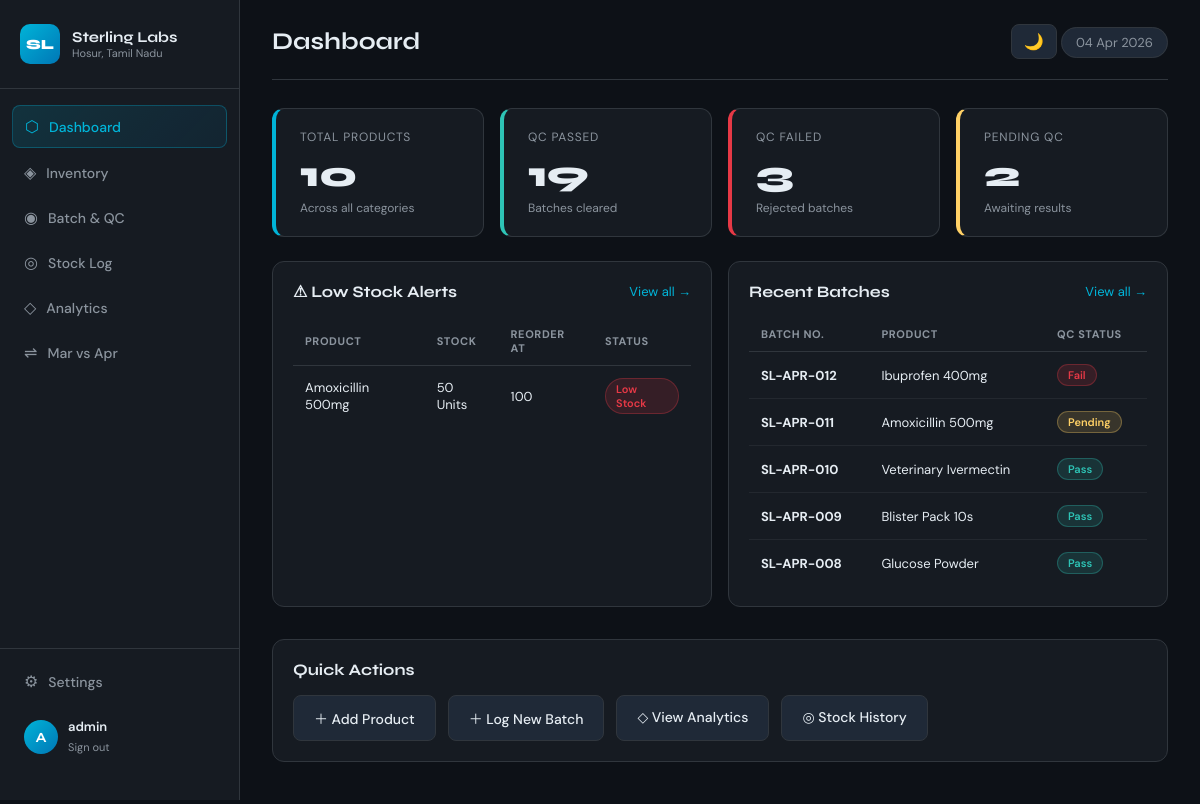
The page / (signed in) on the database its author committed.
### tables this page shows
CREATE TABLE products (
        id INTEGER PRIMARY KEY AUTOINCREMENT,
        product_name TEXT NOT NULL,
        product_type TEXT NOT NULL,
        unit TEXT NOT NULL,
        reorder_level INTEGER DEFAULT 50,
        current_stock INTEGER DEFAULT 0
    );

CREATE TABLE batches (
        id INTEGER PRIMARY KEY AUTOINCREMENT,
        batch_number TEXT NOT NULL UNIQUE,
        product_id INTEGER NOT NULL,
        manufacture_date TEXT NOT NULL,
        expiry_date TEXT NOT NULL,
        quantity INTEGER NOT NULL,
        qc_status TEXT DEFAULT 'Pending',
        ph_level TEXT, purity TEXT, moisture TEXT, remarks TEXT,
        created_at TEXT DEFAULT CURRENT_TIMESTAMP,
        FOREIGN KEY (product_id) REFERENCES products(id)
    );

### app.py (the view)
@app.route('/')
@login_required
def index():
    conn = get_db()
    total_products = conn.execute('SELECT COUNT(*) FROM products').fetchone()[0]
    total_batches  = conn.execute('SELECT COUNT(*) FROM batches').fetchone()[0]
    passed  = conn.execute("SELECT COUNT(*) FROM batches WHERE qc_status='Pass'").fetchone()[0]
    failed  = conn.execute("SELECT COUNT(*) FROM batches WHERE qc_status='Fail'").fetchone()[0]
    pending = conn.execute("SELECT COUNT(*) FROM batches WHERE qc_status='Pending'").fetchone()[0]
    low_stock      = conn.execute('SELECT * FROM products WHERE current_stock < reorder_level').fetchall()
    recent_batches = conn.execute('''SELECT b.*,p.product_name FROM batches b
        JOIN products p ON b.product_id=p.id ORDER BY b.id DESC LIMIT 5''').fetchall()
    conn.close()
    return render_template('index.html', total_products=total_products, total_batches=total_batches,
                           passed=passed, failed=failed, pending=pending,
                           low_stock=low_stock, recent_batches=recent_batches)

### app.py (called while the page is built)
def get_db():
    conn = sqlite3.connect(DB_PATH)
    conn.row_factory = sqlite3.Row
    return conn

def login_required(f):
    @wraps(f)
    def decorated(*args, **kwargs):
        if 'user_id' not in session:
            return redirect(url_for('login'))
        return f(*args, **kwargs)
    return decorated

@app.context_processor
def inject_globals():
    return {'now': datetime.now().strftime('%d %b %Y'), 'current_user': session.get('username','')}

### templates/index.html (shortened to what this page needs)
{% extends 'base.html' %}
{% block page_title %}Dashboard{% endblock %}
{% block content %}
<div class="stats-grid">
    <div class="stat-card stat-blue">
        <div class="stat-label">Total Products</div>
        <div class="stat-value">{{ total_products }}</div>
        <div class="stat-hint">Across all categories</div>
    </div>
    <div class="stat-card stat-green">
        <div class="stat-label">QC Passed</div>
        <div class="stat-value">{{ passed }}</div>
        <div class="stat-hint">Batches cleared</div>
    </div>
    <div class="stat-card stat-red">
        <div class="stat-label">QC Failed</div>
        <div class="stat-value">{{ failed }}</div>
        <div class="stat-hint">Rejected batches</div>
    </div>
    <div class="stat-card stat-yellow">
        <div class="stat-label">Pending QC</div>
        <div class="stat-value">{{ pending }}</div>
        <div class="stat-hint">Awaiting results</div>
    </div>
</div>
<div class="two-col">
    <div class="card">
        <div class="card-header">
            <h2>⚠ Low Stock Alerts</h2>
            <a href="{{ url_for('inventory') }}" class="btn-link">View all →</a>
        </div>
        {% if low_stock %}
        <table class="table">
            <thead><tr><th>Product</th><th>Stock</th><th>Reorder At</th><th>Status</th></tr></thead>
            <tbody>
            {% for p in low_stock %}
            <tr>
                <td>{{ p['product_name'] }}</td>
                <td>{{ p['current_stock'] }} {{ p['unit'] }}</td>
                <td>{{ p['reorder_level'] }}</td>
                <td><span class="badge badge-danger">Low Stock</span></td>
            </tr>
            {% endfor %}
            </tbody>
        </table>
        {% else %}
        <div class="empty-state">✅ All products are sufficiently stocked</div>
        {% endif %}
    </div>
    <div class="card">
        <div class="card-header">
            <h2>Recent Batches</h2>
            <a href="{{ url_for('batches') }}" class="btn-link">View all →</a>
        </div>
        <table class="table">
            <thead><tr><th>Batch No.</th><th>Product</th><th>QC Status</th></tr></thead>
            <tbody>
            {% for b in recent_batches %}
            <tr>
                <td><strong>{{ b['batch_number'] }}</strong></td>
                <td>{{ b['product_name'] }}</td>
                <td>
                    <span class="badge
                        {% if b['qc_status'] == 'Pass' %}badge-success
                        {% elif b['qc_status'] == 'Fail' %}badge-danger
                        {% else %}badge-warning{% endif %}">
                        {{ b['qc_status'] }}
                    </span>
                </td>
            </tr>
            {% endfor %}
            </tbody>
        </table>
    </div>
</div>
<div class="card quick-actions-card">
    <h2>Quick Actions</h2>
    <div class="quick-actions">
        <a href="{{ url_for('add_product') }}" class="action-btn">＋ Add Product</a>
        <a href="{{ url_for('add_batch') }}" class="action-btn">＋ Log New Batch</a>
        <a href="{{ url_for('analytics') }}" class="action-btn">◇ View Analytics</a>
        <a href="{{ url_for('stock_log') }}" class="action-btn">◎ Stock History</a>
    </div>
</div>
{% endblock %}

### templates/base.html (shortened to what this page needs)
<!DOCTYPE html>
<html lang="en">
<head>
    <link rel="stylesheet" href="{{ url_for('static', filename='style.css') }}">
</head>
<body id="appBody">
    <nav class="sidebar">
        <div class="brand">
            <div class="brand-icon">SL</div>
            <div>
                <div class="brand-name">Sterling Labs</div>
                <div class="brand-sub">Hosur, Tamil Nadu</div>
            </div>
        </div>
        <ul class="nav-links">
            <li><a href="{{ url_for('index') }}" class="{% if request.endpoint == 'index' %}active{% endif %}">
                <span class="nav-icon">⬡</span> Dashboard
            </a></li>
            <li><a href="{{ url_for('inventory') }}" class="{% if 'inventory' in request.endpoint %}active{% endif %}">
                <span class="nav-icon">◈</span> Inventory
            </a></li>
            <li><a href="{{ url_for('batches') }}" class="{% if 'batch' in request.endpoint %}active{% endif %}">
                <span class="nav-icon">◉</span> Batch & QC
            </a></li>
            <li><a href="{{ url_for('stock_log') }}" class="{% if request.endpoint == 'stock_log' %}active{% endif %}">
                <span class="nav-icon">◎</span> Stock Log
            </a></li>
            <li><a href="{{ url_for('analytics') }}" class="{% if request.endpoint == 'analytics' %}active{% endif %}">
                <span class="nav-icon">◇</span> Analytics
            </a></li>
            <li><a href="{{ url_for('comparison') }}" class="{% if request.endpoint == 'comparison' %}active{% endif %}">
                <span class="nav-icon">⇌</span> Mar vs Apr
            </a></li>
        </ul>
        <div class="sidebar-bottom">
            <a href="{{ url_for('settings') }}" class="sidebar-settings-link {% if request.endpoint == 'settings' %}active{% endif %}">
                <span class="nav-icon">⚙</span> Settings
            </a>
            <div class="sidebar-user">
                <div class="user-avatar">{{ current_user[0]|upper if current_user else 'U' }}</div>
                <div class="user-info">
                    <div class="user-name">{{ current_user }}</div>
                    <a href="{{ url_for('logout') }}" class="logout-link">Sign out</a>
                </div>
            </div>
        </div>
    </nav>
    <main class="main-content">
        <div class="topbar">
            <h1 class="page-title">{% block page_title %}Dashboard{% endblock %}</h1>
            <div class="topbar-right">
                <button class="theme-toggle-btn" onclick="toggleTheme()" title="Toggle theme">
                    <span id="themeIcon">🌙</span>
                </button>
                <span class="date-badge">{{ now }}</span>
            </div>
        </div>
        {% block content %}{% endblock %}
    </main>
</body>
</html>

### rows shown on the page
products: product_name "Amoxicillin 500mg", current_stock "50", unit "Units", reorder_level "100"
batches: batch_number "SL-APR-012", product_name "Ibuprofen 400mg", qc_status "Fail"
batches: batch_number "SL-APR-011", product_name "Amoxicillin 500mg", qc_status "Pending"
batches: batch_number "SL-APR-010", product_name "Veterinary Ivermectin", qc_status "Pass"
batches: batch_number "SL-APR-009", product_name "Blister Pack 10s", qc_status "Pass"
batches: batch_number "SL-APR-008", product_name "Glucose Powder", qc_status "Pass"

### other values the page prints
{{ current_user[0]|upper if current_user else 'U' }} "A"
{{ current_user }} "admin"
{{ total_products }} "10"
{{ passed }} "19"
{{ failed }} "3"
{{ pending }} "2"
